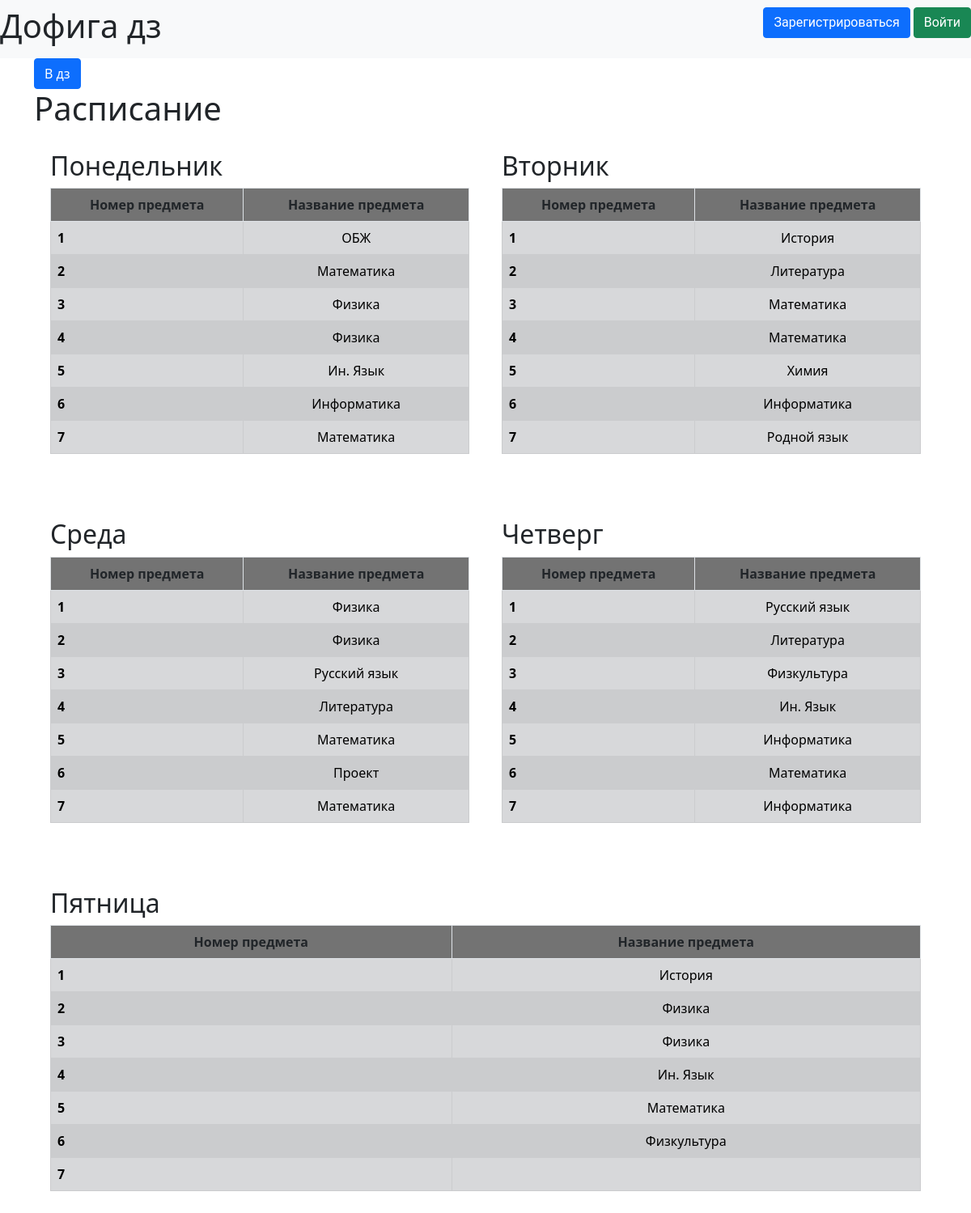
The app's page /schedule with its own data.
### data/days.py (models this page shows)
class Day(SqlAlchemyBase, SerializerMixin):
    __tablename__ = 'days'
    day_id = sqlalchemy.Column(sqlalchemy.Integer, primary_key=True, autoincrement=True)
    day_name = sqlalchemy.Column(sqlalchemy.String, index=True, unique=True)

### data/subjects.py (models this page shows)
class Subject(SqlAlchemyBase, SerializerMixin):
    __tablename__ = 'subjects'
    subject_id = sqlalchemy.Column(sqlalchemy.Integer, primary_key=True, autoincrement=True)
    subject_name = sqlalchemy.Column(sqlalchemy.String, index=True, unique=True)

### app.py (the view)
@app.route('/schedule')
def show_schedule():
    schedule = {}
    for i in get_schedule():
        now = schedule.get(i.Day.day_id, {})
        schedule[i.Day.day_id] = now
        now[i.Schedule.schedule_num] = i.Subject.subject_name
        schedule[i.Day.day_id] = now
    db_sess = db_session.create_session()
    days = db_sess.query(Day).all()
    return render_template('schedule.html', title='Schedule',
                           schedule=schedule, days=days, max_subjects=MAX_SUBJECTS)

### app.py (called while the page is built)
def get_schedule(day=None, subj_num=None):
    db_sess = db_session.create_session()
    query = db_sess.query(Schedule, Day, Subject)
    query = query.join(Day, Day.day_id == Schedule.schedule_day)
    query = query.join(Subject, Subject.subject_id == Schedule.schedule_subject)
    if day is not None:
        query = query.filter(Schedule.schedule_day == day)
    if subj_num is not None:
        query = query.filter(Schedule.schedule_num == subj_num)
    return query.all()

### data/db_session.py (called while the page is built)
def create_session() -> Session:
    global __factory
    return __factory()

### templates/schedule.html (shortened to what this page needs)
{% extends "base.html" %}
{% block content %}
    <form action="/homework">
        <input type="submit" value="В дз" class="btn btn-primary">
    </form>
    <h1>Расписание</h1>
    <div class="schedule">
        {% for day in days %}
            <div class="day">
                <h2>{{ day.day_name }}</h2>
                <table class="table table-bordered table-striped table-active table-schedule">
                    <thead>
                    <tr>
                        <th scope="col">Номер предмета</th>
                        <th scope="col">Название предмета</th>
                    </tr>
                    </thead>
                    <tbody>
                    {% for subject in range(1, max_subjects + 1) %}
                        <tr class="table-secondary">
                            <th scope="col">{{ loop.index }}</th>
                            <td scope="col">{{ schedule.get(day.day_id, {}).get(subject, '') }}</td>
                        </tr>
                    {% endfor %}
                    </tbody>
                </table>
                <br>
            </div>
        {% endfor %}
    </div>
{% endblock %}

### templates/base.html (shortened to what this page needs)
<!doctype html>
<html lang="ru">
<head>
    <link href="https://cdn.jsdelivr.net/npm/bootstrap@5.0.0-beta2/dist/css/bootstrap.min.css" rel="stylesheet"
>
    <link rel="stylesheet" type="text/css" href="{{ url_for('static',filename='css/style.css') }}"/>
</head>
<body>
<header>
    <nav class="navbar navbar-light bg-light">
        <h1 href="#">Дофига дз</h1>
        {% if current_user.is_authenticated %}
            <a class="navbar-brand" href="/logout">{{ current_user.surname }} {{ current_user.name }}</a>
        {% else %}
            <p>
                <a class="btn btn-primary " href="/register">Зарегистрироваться</a>
                <a class="btn btn-success" href="/login">Войти</a>
            </p>
        {% endif %}
    </nav>
</header>
<main role="main" class="container">
    {% block content %}{% endblock %}
</main>
</body>
</html>

### static/css/style.css (style rules this page uses)
p { font-family: 'Roboto', 'Helvetica Nue', sans-serif; }
.schedule { display: flex; grid-auto-rows: 1fr; flex-direction: row; flex-wrap: wrap; justify-content: space-between; align-items: stretch; justify-items: center; list-style: none; padding: 0; }
.day { display: inline-block; flex: 1 0 30%; margin: 20px; }
thead { text-align: center; }
tbody > tr > td { text-align: center; }
.day > table > thead > tr > th { background-color: gray; }

### records on screen
Day: day_name "Понедельник"
Subject: get "ОБЖ"
Subject: get "Математика" "Математика" "Математика" "Математика" "Математика" "Математика" "Математика" "Математика"
Subject: get "Физика" "Физика" "Физика" "Физика" "Физика" "Физика"
Subject: get "Ин. Язык" "Ин. Язык" "Ин. Язык"
Subject: get "Информатика" "Информатика" "Информатика" "Информатика"
Day: day_name "Вторник"
Subject: get "История" "История"
Subject: get "Литература" "Литература" "Литература"
Subject: get "Химия"
Subject: get "Родной язык"
Day: day_name "Среда"
Subject: get "Русский язык" "Русский язык"
Subject: get "Проект"
Day: day_name "Четверг"
Subject: get "Физкультура" "Физкультура"
Day: day_name "Пятница"
